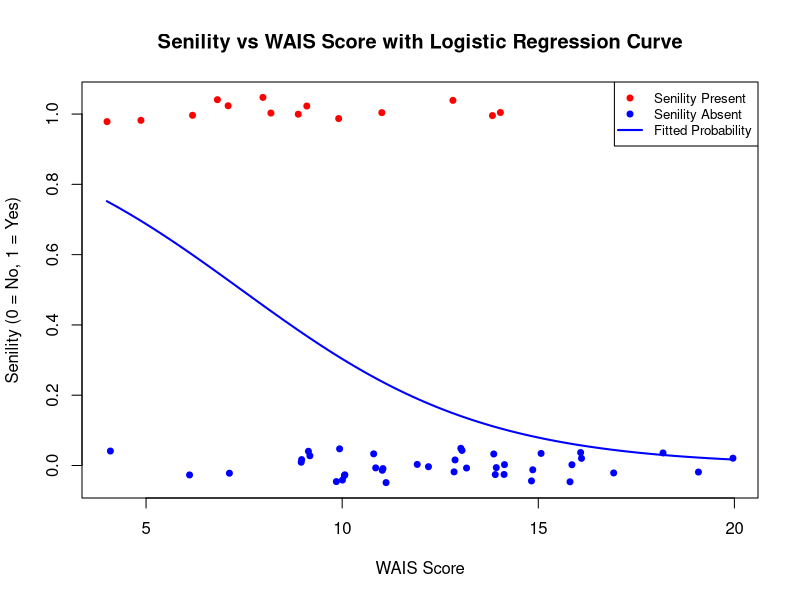

Recreate this plot in R.
# Create the from the slides
wais_scores <- c(9, 13, 6, 8, 10, 4, 14, 8, 11, 7, 9, 7, 5, 14, 13, 16, 10,12,11, 14, 15, 18, 7, 16, 9, 9, 11, 13, 15, 13, 10, 11, 6, 17, 14, 19, 9, 11, 14, 10, 16, 10, 16, 14, 13, 13, 9, 15, 10, 11, 12, 4, 14, 20)

senility <- c(1, 1, 1, 1, 1, 1, 1, 1, 1, 1, 1, 1, 1, 1, 0, 0, 0, 0, 0, 0, 
              0, 0, 0, 0, 0, 0, 0, 0, 0, 0, 0, 0, 0, 0, 0, 0, 0, 0, 0, 0, 
              0, 0, 0, 0, 0, 0, 0, 0, 0, 0, 0, 0, 0, 0)

# Combine into a data frame
senility_data <- data.frame(
  wais = wais_scores,
  senility = senility
)
# do some EDA on the dataset
table(senility)

# get that cross table thingy
cross_table <- with(senility_data, table(senility, wais))
prop.table(cross_table,2)

# create the glm model, with binary response senility and wais_score being the response variable
sen_mod <- glm(senility ~ wais, data = senility_data, family = 'binomial')
summary(sen_mod)

# make prediction
n1 <- data.frame(wais = 4)
prediction_prob <- predict(sen_mod, newdata = n1, type = 'response')

# eyyy..deepseek did this brevas
# Create a sequence of WAIS scores for smooth prediction
wais_seq <- seq(min(senility_data$wais), max(senility_data$wais), length.out = 100)
predicted_prob <- predict(sen_mod, 
                          newdata = data.frame(wais = wais_seq),
                          type = "response")

# Create the plot
plot(jitter(senility_data$wais, amount = 0.2), 
     jitter(senility_data$senility, amount = 0.05),
     xlab = "WAIS Score",
     ylab = "Senility (0 = No, 1 = Yes)",
     main = "Senility vs WAIS Score with Logistic Regression Curve",
     pch = 19,
     col = ifelse(senility_data$senility == 1, "red", "blue"),
     cex = 0.8)

# Add the fitted logistic curve
lines(wais_seq, predicted_prob, col = "blue", lwd = 2)

# Add a legend
legend("topright", 
       legend = c("Senility Present", "Senility Absent", "Fitted Probability"),
       col = c("red", "blue", "blue"),
       pch = c(19, 19, NA),
       lty = c(NA, NA, 1),
       lwd = c(NA, NA, 2),
       cex = 0.8)
